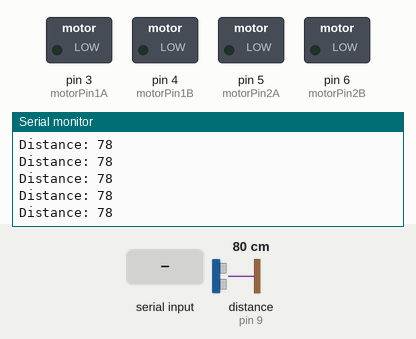
This sketch was run on a simulated Arduino Uno, built with avr-gcc and run on an emulated ATmega328P. Parts: switched loads named in the sketch (green lamp = pin HIGH), the last lines printed to the serial monitor. Wiring (inferred from the names in the program): ultrasonic range finder: trigger pin 8; echo pin 9. The inputs (shaded band) are chosen by the test bench; at power-on: distance to the obstacle (sensor on pin 9) 80 cm. The echo pulse lasts 58.3 µs per cm; pins used as bus, display or sensor lines are not drawn.

Above: at 1.2 s.
1.3 s: distance to the obstacle (sensor on pin 9) set to 2 cm
At 1.48 s:
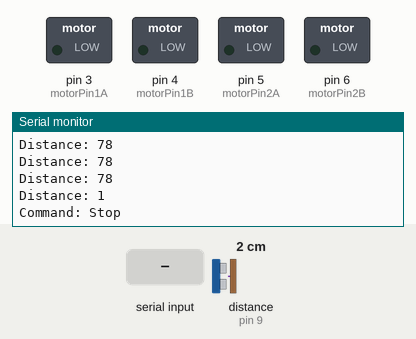
3.1 s: "B" received over Serial
At 3.29 s:
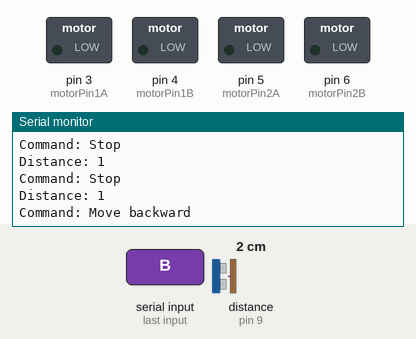
6.1 s: "L" received over Serial
At 6.2 s:
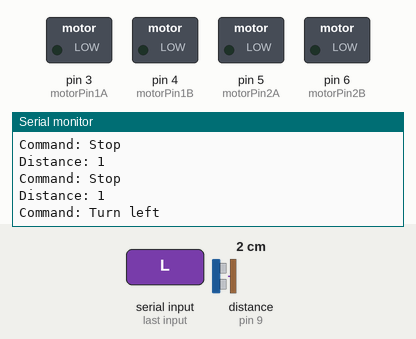
7.6 s: "R" received over Serial
At 7.71 s:
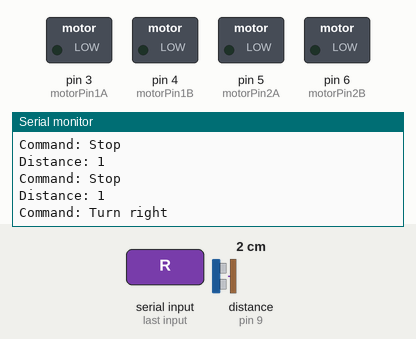
Timing chart, 0 to 10.2 s (numbered marks = the images above; inputs shaded):
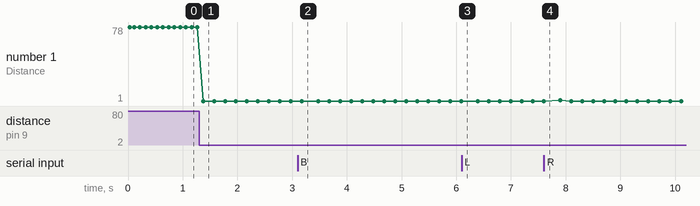

The sketch:

Run.ino
```cpp
// Define the ultrasonic sensor pin connections
const int trigPin = 8;
const int echoPin = 9;

// Variables to store the time and distance
unsigned long time = 0;
int distance = 0;

// Motor control pins
const int motorPin1A = 3; // Motor 1 control pin A (IN1)
const int motorPin1B = 4; // Motor 1 control pin B (IN2)
const int motorPin2A = 5; // Motor 2 control pin A (IN3)
const int motorPin2B = 6; // Motor 2 control pin B (IN4)

int motorSpeed1 = 0; // Speed value for Motor 1
int motorSpeed2 = 0; // Speed value for Motor 2

void setup() {
  // Initialize Serial communication for Bluetooth
  Serial.begin(9600);

  pinMode(trigPin, OUTPUT); // Set the trigPin as an output
  pinMode(echoPin, INPUT); // Set the echoPin as an input

  // Set motor pins as outputs
  pinMode(motorPin1A, OUTPUT);
  pinMode(motorPin1B, OUTPUT);
  pinMode(motorPin2A, OUTPUT);
  pinMode(motorPin2B, OUTPUT);

  // Initialize motors to stopped
  analogWrite(motorPin1A, 0);
  analogWrite(motorPin1B, 0);
  analogWrite(motorPin2A, 0);
  analogWrite(motorPin2B, 0);

  // Print initialization message
  Serial.println("Motor control initialized");
}

void moveForward(int speed1, int speed2) {
  if (distance > 20) {
    analogWrite(motorPin1A, speed1);
    analogWrite(motorPin1B, 0);
    analogWrite(motorPin2A, speed2);
    analogWrite(motorPin2B, 0);
    Serial.println("Command: Move forward");
  } else {
    stopMotors();
  }
  delay(100);
}

void moveBackward(int speed1, int speed2) {
    analogWrite(motorPin1A, 0);
    analogWrite(motorPin1B, speed1);
    analogWrite(motorPin2A, 0);
    analogWrite(motorPin2B, speed2);
    Serial.println("Command: Move backward");
    delay(100);
}

void turnLeft(int speed1) {
    analogWrite(motorPin1A, 0);
    analogWrite(motorPin1B, 0);
    analogWrite(motorPin2A, speed1);
    analogWrite(motorPin2B, 0);
    Serial.println("Command: Turn left");
    delay(100);
}

void turnRight(int speed2) {
    analogWrite(motorPin1A, speed2);
    analogWrite(motorPin1B, 0);
    analogWrite(motorPin2A, 0);
    analogWrite(motorPin2B, 0);
    Serial.println("Command: Turn right");
    delay(100);
}

void stopMotors() {
  analogWrite(motorPin1A, 0);
  analogWrite(motorPin1B, 0);
  analogWrite(motorPin2A, 0);
  analogWrite(motorPin2B, 0);
  Serial.println("Command: Stop");
  delay(100);
}

void updateDistance() {
  // Clear the trigPin
  digitalWrite(trigPin, LOW);
  delayMicroseconds(2);
  // Send a 10 microsecond pulse to trigger the ultrasonic sensor
  digitalWrite(trigPin, HIGH);
  delayMicroseconds(10);
  digitalWrite(trigPin, LOW);
  // Read the time it takes for the echo to return
  time = pulseIn(echoPin, HIGH);
  // Calculate the distance in cm
  distance = time * 0.034 / 2;
  Serial.print("Distance: ");
  Serial.println(distance);
  delay(100);
}

void loop() {
  updateDistance();

  if (Serial.available() > 0) {
    int command = Serial.read();

    if (command == 'F') { // Move forward
      moveForward(motorSpeed1, motorSpeed2);
    } else if (command == 'B') { // Move backward
      moveBackward(motorSpeed1, motorSpeed2);
    } else if (command == 'L') { // Turn left
      turnLeft(motorSpeed2);
    } else if (command == 'R') { // Turn right
      turnRight(motorSpeed1);
    } else if (command == 'S') { // Stop
      stopMotors();
    } else if (command >= 0 && command <= 255) {
        motorSpeed1 = command; // Set speed for Motor 1
        motorSpeed2 = command; // Set speed for Motor 2
        Serial.println("Command: Set speed to " + String(command));
    }
  }

  // Ensure the robot stops if an obstacle is detected
  if (distance < 20) {
    stopMotors();
  }
}
```

Measured:
- after the input at 1.3 s, the serial monitor: prints a new line after 0.07 s (image 1)
- after the input at 3.1 s, the serial monitor: prints a new line after 0.18 s (image 2)
- after the input at 6.1 s, the serial monitor: prints a new line after 0.09 s (image 3)
- after the input at 7.6 s, the serial monitor: prints a new line after 0.10 s (image 4)
- plotted number 1: 78 → 1 after the input at 1.3 s
